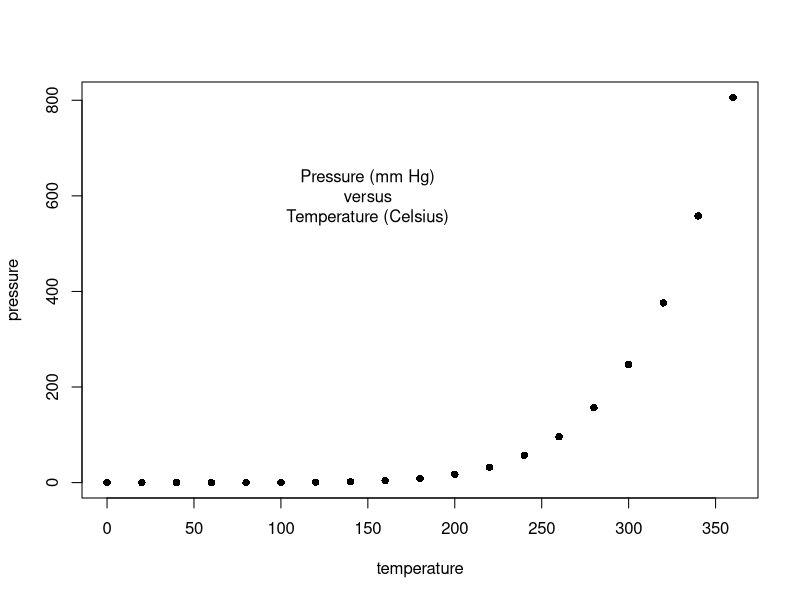
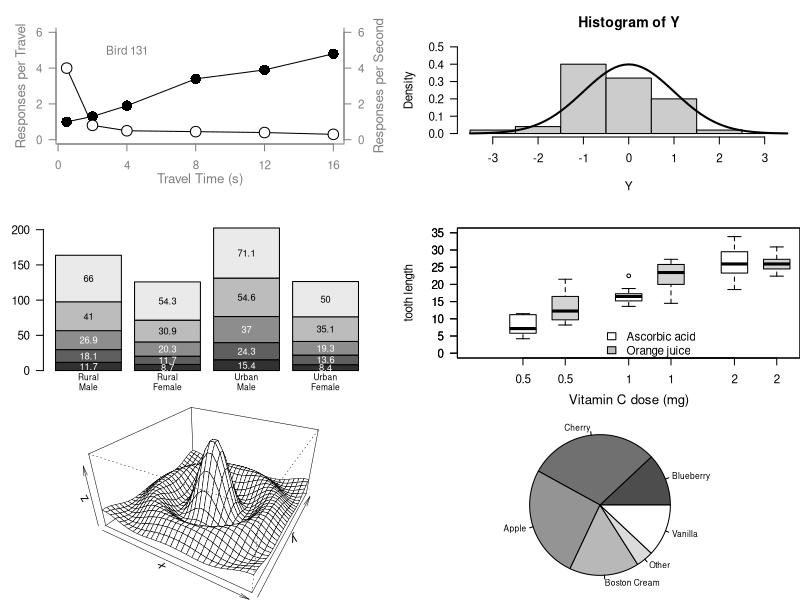

Write the R code that produced these figures, in order.
## ---- chunk 1
### Paul Murrell's R examples (selected)

## Start plotting from basics 
# Note the order
plot(pressure, pch=16)  # Can you change pch?
text(150, 600, 
     "Pressure (mm Hg)\nversus\nTemperature (Celsius)")

#  Examples of standard high-level plots 
#  In each case, extra output is also added using low-level 
#  plotting functions.
# 

# Setting the parameter (3 rows by 2 cols)
par(mfrow=c(3, 2))

# Scatterplot
# Note the incremental additions

x <- c(0.5, 2, 4, 8, 12, 16)
y1 <- c(1, 1.3, 1.9, 3.4, 3.9, 4.8)
y2 <- c(4, .8, .5, .45, .4, .3)

# Setting label orientation, margins c(bottom, left, top, right) & text size
par(las=1, mar=c(4, 4, 2, 4), cex=.7) 
plot.new()
plot.window(range(x), c(0, 6))
lines(x, y1)
lines(x, y2)
points(x, y1, pch=16, cex=2) # Try different cex value?  
points(x, y2, pch=21, bg="white", cex=2)  # Different background color
par(col="gray50", fg="gray50", col.axis="gray50")
axis(1, at=seq(0, 16, 4)) # What is the first number standing for?
axis(2, at=seq(0, 6, 2))
axis(4, at=seq(0, 6, 2))
box(bty="u")
mtext("Travel Time (s)", side=1, line=2, cex=0.8)
mtext("Responses per Travel", side=2, line=2, las=0, cex=0.8)
mtext("Responses per Second", side=4, line=2, las=0, cex=0.8)
text(4, 5, "Bird 131")
par(mar=c(5.1, 4.1, 4.1, 2.1), col="black", fg="black", col.axis="black")

# Histogram
# Random data
Y <- rnorm(50)
# Make sure no Y exceed [-3.5, 3.5]
Y[Y < -3.5 | Y > 3.5] <- NA # Selection/set range
x <- seq(-3.5, 3.5, .1)
dn <- dnorm(x)
par(mar=c(4.5, 4.1, 3.1, 0))
hist(Y, breaks=seq(-3.5, 3.5), ylim=c(0, 0.5), 
     col="gray80", freq=FALSE)
lines(x, dnorm(x), lwd=2)
par(mar=c(5.1, 4.1, 4.1, 2.1))

# Barplot
par(mar=c(2, 3.1, 2, 2.1)) 
midpts <- barplot(VADeaths, 
                  col=gray(0.1 + seq(1, 9, 2)/11), 
                  names=rep("", 4))
mtext(sub(" ", "\n", colnames(VADeaths)),
      at=midpts, side=1, line=0.5, cex=0.5)
text(rep(midpts, each=5), apply(VADeaths, 2, cumsum) - VADeaths/2,
     VADeaths, 
     col=rep(c("white", "black"), times=3:2), 
     cex=0.8)
par(mar=c(5.1, 4.1, 4.1, 2.1))  

# Boxplot
par(mar=c(3, 4.1, 2, 0))
boxplot(len ~ dose, data = ToothGrowth,
        boxwex = 0.25, at = 1:3 - 0.2,
        subset= supp == "VC", col="white",
        xlab="",
        ylab="tooth length", ylim=c(0,35))
mtext("Vitamin C dose (mg)", side=1, line=2.5, cex=0.8)
boxplot(len ~ dose, data = ToothGrowth, add = TRUE,
        boxwex = 0.25, at = 1:3 + 0.2,
        
        subset= supp == "OJ")
legend(1.5, 9, c("Ascorbic acid", "Orange juice"), 
       fill = c("white", "gray"), 
       bty="n")
par(mar=c(5.1, 4.1, 4.1, 2.1))

# Persp
x <- seq(-10, 10, length= 30)
y <- x
f <- function(x,y) { r <- sqrt(x^2+y^2); 10 * sin(r)/r }
z <- outer(x, y, f)
z[is.na(z)] <- 1
# 0.5 to include z axis label
par(mar=c(0, 0.5, 0, 0), lwd=0.5)
persp(x, y, z, theta = 30, phi = 30, 
      expand = 0.5)
par(mar=c(5.1, 4.1, 4.1, 2.1), lwd=1)

# Piechart
par(mar=c(0, 2, 1, 2), xpd=FALSE, cex=0.5)
pie.sales <- c(0.12, 0.3, 0.26, 0.16, 0.04, 0.12)
names(pie.sales) <- c("Blueberry", "Cherry",
                      "Apple", "Boston Cream", "Other", "Vanilla")
pie(pie.sales, col = gray(seq(0.3,1.0,length=6))) 

# Exercise: Can you generate these charts individually?  Try these functions 
# using another dataset. Be sure to work on the layout and margins
